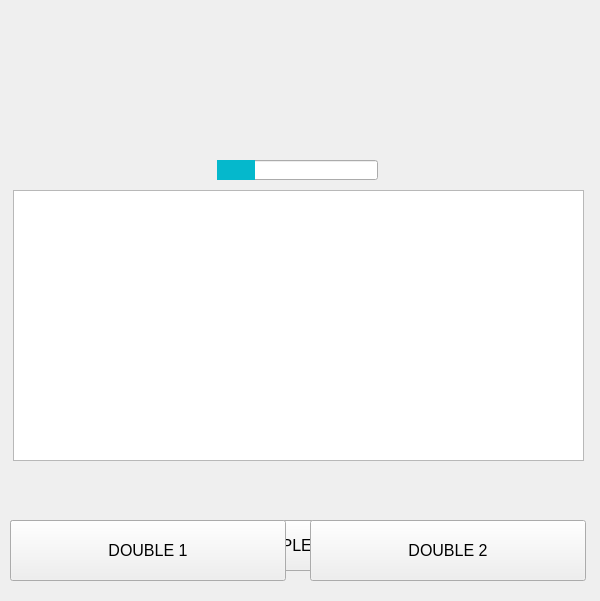
<?xml version="1.0" encoding="UTF-8"?>
<ui version="4.0">
 <class>Form</class>
 <widget class="QWidget" name="Form">
  <property name="geometry">
   <rect>
    <x>0</x>
    <y>0</y>
    <width>600</width>
    <height>601</height>
   </rect>
  </property>
  <property name="font">
   <font>
    <pointsize>12</pointsize>
   </font>
  </property>
  <property name="windowTitle">
   <string>Form</string>
  </property>
  <widget class="QProgressBar" name="bar_monster_health">
   <property name="geometry">
    <rect>
     <x>217</x>
     <y>160</y>
     <width>161</width>
     <height>20</height>
    </rect>
   </property>
   <property name="autoFillBackground">
    <bool>true</bool>
   </property>
   <property name="styleSheet">
    <string notr="true">QProgressBar::chunk {
     background-color: #05B8CC;
 }</string>
   </property>
   <property name="value">
    <number>24</number>
   </property>
   <property name="textVisible">
    <bool>false</bool>
   </property>
  </widget>
  <widget class="QPlainTextEdit" name="pln_output">
   <property name="geometry">
    <rect>
     <x>13</x>
     <y>190</y>
     <width>571</width>
     <height>271</height>
    </rect>
   </property>
   <property name="font">
    <font>
     <pointsize>12</pointsize>
    </font>
   </property>
  </widget>
  <widget class="QPushButton" name="btn_quad_1">
   <property name="enabled">
    <bool>true</bool>
   </property>
   <property name="geometry">
    <rect>
     <x>10</x>
     <y>520</y>
     <width>131</width>
     <height>41</height>
    </rect>
   </property>
   <property name="text">
    <string>QUAD 1</string>
   </property>
   <attribute name="buttonGroup">
    <string notr="true">grp_four</string>
   </attribute>
  </widget>
  <widget class="QPushButton" name="btn_quad_2">
   <property name="enabled">
    <bool>true</bool>
   </property>
   <property name="geometry">
    <rect>
     <x>155</x>
     <y>520</y>
     <width>131</width>
     <height>41</height>
    </rect>
   </property>
   <property name="text">
    <string>QUAD 2</string>
   </property>
   <attribute name="buttonGroup">
    <string notr="true">grp_four</string>
   </attribute>
  </widget>
  <widget class="QPushButton" name="btn_quad_3">
   <property name="enabled">
    <bool>true</bool>
   </property>
   <property name="geometry">
    <rect>
     <x>300</x>
     <y>520</y>
     <width>131</width>
     <height>41</height>
    </rect>
   </property>
   <property name="text">
    <string>QUAD 3</string>
   </property>
   <attribute name="buttonGroup">
    <string notr="true">grp_four</string>
   </attribute>
  </widget>
  <widget class="QPushButton" name="btn_quad_4">
   <property name="enabled">
    <bool>true</bool>
   </property>
   <property name="geometry">
    <rect>
     <x>450</x>
     <y>520</y>
     <width>131</width>
     <height>41</height>
    </rect>
   </property>
   <property name="text">
    <string>QUAD 4</string>
   </property>
   <attribute name="buttonGroup">
    <string notr="true">grp_four</string>
   </attribute>
  </widget>
  <widget class="QPushButton" name="btn_triple_1">
   <property name="geometry">
    <rect>
     <x>25</x>
     <y>520</y>
     <width>171</width>
     <height>51</height>
    </rect>
   </property>
   <property name="text">
    <string>TRIPLE 1</string>
   </property>
   <attribute name="buttonGroup">
    <string notr="true">grp_three</string>
   </attribute>
  </widget>
  <widget class="QPushButton" name="btn_triple_3">
   <property name="geometry">
    <rect>
     <x>205</x>
     <y>520</y>
     <width>171</width>
     <height>51</height>
    </rect>
   </property>
   <property name="text">
    <string>TRIPLE 3</string>
   </property>
   <attribute name="buttonGroup">
    <string notr="true">grp_three</string>
   </attribute>
  </widget>
  <widget class="QPushButton" name="btn_triple_2">
   <property name="geometry">
    <rect>
     <x>390</x>
     <y>520</y>
     <width>171</width>
     <height>51</height>
    </rect>
   </property>
   <property name="text">
    <string>TIPLE 2</string>
   </property>
   <attribute name="buttonGroup">
    <string notr="true">grp_three</string>
   </attribute>
  </widget>
  <widget class="QPushButton" name="btn_double_1">
   <property name="geometry">
    <rect>
     <x>10</x>
     <y>520</y>
     <width>276</width>
     <height>61</height>
    </rect>
   </property>
   <property name="text">
    <string>DOUBLE 1</string>
   </property>
   <attribute name="buttonGroup">
    <string notr="true">grp_two</string>
   </attribute>
  </widget>
  <widget class="QPushButton" name="btn_double_2">
   <property name="geometry">
    <rect>
     <x>310</x>
     <y>520</y>
     <width>276</width>
     <height>61</height>
    </rect>
   </property>
   <property name="text">
    <string>DOUBLE 2</string>
   </property>
   <attribute name="buttonGroup">
    <string notr="true">grp_two</string>
   </attribute>
  </widget>
  <widget class="QLabel" name="img_label">
   <property name="geometry">
    <rect>
     <x>226</x>
     <y>32</y>
     <width>151</width>
     <height>121</height>
    </rect>
   </property>
   <property name="text">
    <string/>
   </property>
  </widget>
 </widget>
 <resources/>
 <connections/>
 <buttongroups>
  <buttongroup name="grp_two"/>
  <buttongroup name="grp_three"/>
  <buttongroup name="grp_four"/>
 </buttongroups>
</ui>
